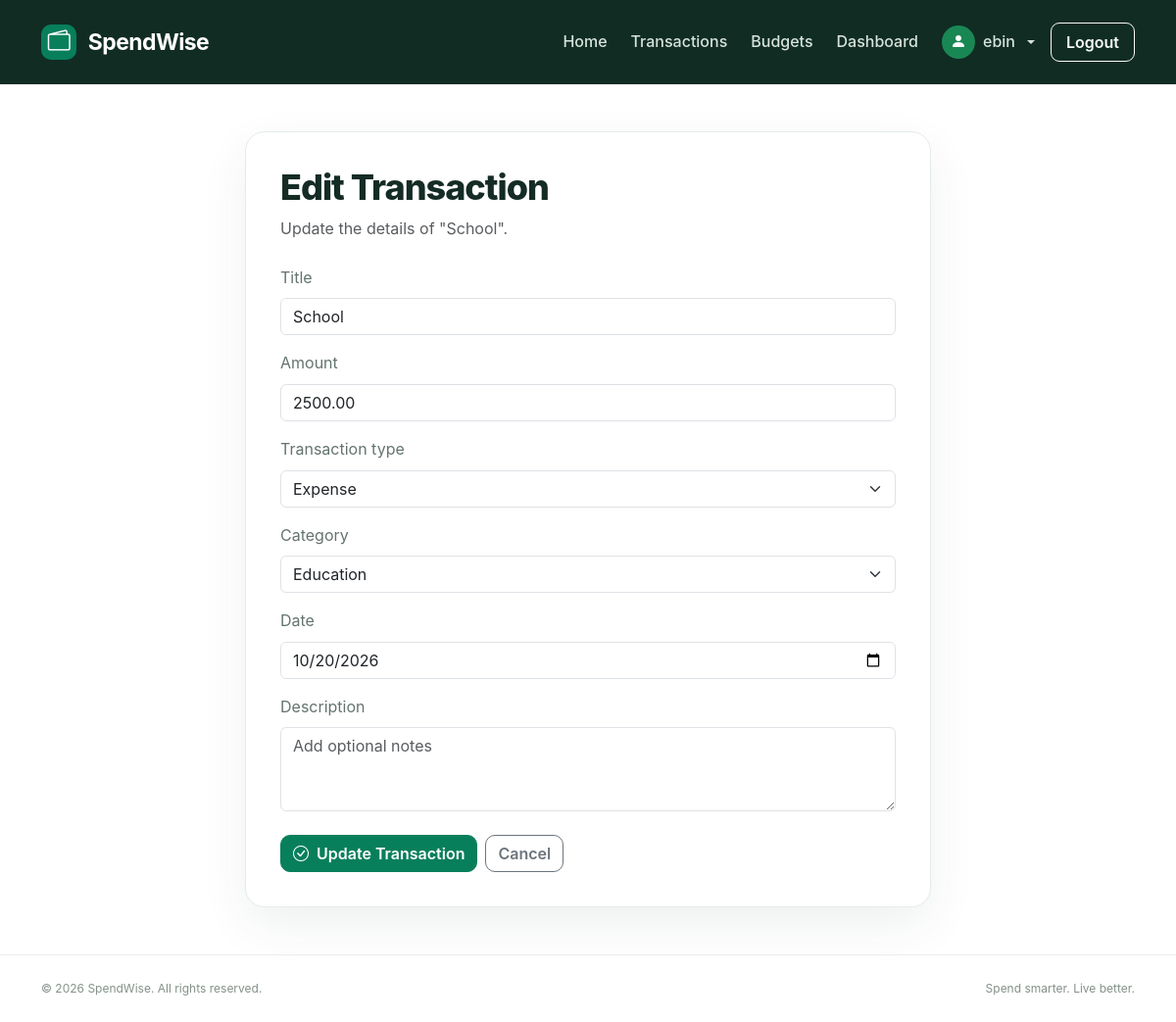
Page /transactions/9/edit/ (signed in) on the committed database.
### transactions/models.py (models this page shows, shortened)
class Transaction(models.Model):
    TRANSACTION_TYPES = [
        ('income', 'Income'),
        ('expense', 'Expense'),
    ]
    CATEGORY_CHOICES = [
        ('salary', 'Salary'),
        ('food', 'Food'),
        ('transport', 'Transport'),
        ('shopping', 'Shopping'),
        ('bills', 'Bills & Utilities'),
        ('health', 'Health'),
        ('education', 'Education'),
        ('entertainment', 'Entertainment'),
        ('grocery','Grocery'),
        ('other', 'Other'),
    ]
    user = models.ForeignKey(
        User,
        on_delete=models.CASCADE,
        related_name='transactions'
    )
    title = models.CharField(max_length=100)
    amount = models.DecimalField(
        max_digits=12,
        decimal_places=2
    )
    transaction_type = models.CharField(
        max_length=10,
        choices=TRANSACTION_TYPES
    )
    category = models.CharField(
        max_length=20,
        choices=CATEGORY_CHOICES,
        default='other'
    )
    date = models.DateField()
    description = models.TextField(blank=True)
    created_at = models.DateTimeField(auto_now_add=True)
    updated_at = models.DateTimeField(auto_now=True)
    class Meta:
        ordering = ['-date', '-created_at']

### transactions/views.py (the view)
# urls.py: path('<int:pk>/edit/', views.edit_transaction, name='edit_transaction'),
@login_required
def edit_transaction(request, pk):
    transaction = get_object_or_404(
        Transaction,
        pk=pk,
        user=request.user
    )
    if request.method == 'POST':
        form = TransactionForm(request.POST, instance=transaction)
        if form.is_valid():
            form.save()
            messages.success(request, 'Transaction updated successfully.')
            return redirect('transaction_list')
    else:
        form = TransactionForm(instance=transaction)
    return render(
        request,
        'transactions/edit_transaction.html',
        {'form': form, 'transaction': transaction}
    )

### transactions/forms.py (shortened to what this page needs)
class TransactionForm(forms.ModelForm):
    class Meta:
        model = Transaction
        fields = [
            'title',
            'amount',
            'transaction_type',
            'category',
            'date',
            'description',
        ]
        widgets = {
            'title': forms.TextInput(attrs={
                'class': 'form-control',
                'placeholder': 'e.g. Monthly salary',
            }),
            'amount': forms.NumberInput(attrs={
                'class': 'form-control',
                'placeholder': 'Enter amount',
                'step': '0.01',
                'min': '0.01',
            }),
            'transaction_type': forms.Select(attrs={
                'class': 'form-select',
            }),
            'category': forms.Select(attrs={
                'class': 'form-select',
            }),
            'date': forms.DateInput(attrs={
                'class': 'form-control',
                'type': 'date',
            }),
            'description': forms.Textarea(attrs={
                'class': 'form-control',
                'placeholder': 'Add optional notes',
                'rows': 3,
            }),
        }

### templates/transactions/edit_transaction.html (shortened to what this page needs)
{% extends 'base.html' %}
{% block content %}
<section class="container py-5">
    <div class="transaction-form-card">
        <div class="mb-4">
            <h1>Edit Transaction</h1>
            <p class="text-muted">
                Update the details of "{{ transaction.title }}".
            </p>
        </div>
        <form method="POST">
            {% for field in form %}
                <div class="mb-3">
                    <label for="{{ field.id_for_label }}"
                           class="form-label">
                        {{ field.label }}
                    </label>
                    {{ field }}
                </div>
            {% endfor %}
            <div class="d-flex gap-2 mt-4">
                <button type="submit" class="btn btn-primary">
                    <i class="bi bi-check-circle me-1"></i>
                    Update Transaction
                </button>
                <a href="{% url 'transaction_list' %}"
                   class="btn btn-outline-secondary">
                    Cancel
                </a>
            </div>
        </form>
    </div>
</section>
{% endblock %}

### templates/base.html (shortened to what this page needs)
<!DOCTYPE html>
<html lang="en">
<head>
    {% load static %}
    <link href="https://cdn.jsdelivr.net/npm/bootstrap@5.3.3/dist/css/bootstrap.min.css" rel="stylesheet">
    <link href="https://cdn.jsdelivr.net/npm/bootstrap-icons@1.11.3/font/bootstrap-icons.css" rel="stylesheet">
    <link rel="stylesheet" href="{% static 'css/style.css' %}">
</head>
<body>
    <nav class="navbar navbar-expand-lg navbar-dark sw-navbar">
        <div class="container">
            <a class="navbar-brand fw-bold" href="{% url 'home' %}">
                <span class="brand-icon">
                    <i class="bi bi-wallet2"></i>
                </span>
                SpendWise
            </a>
            <div class="collapse navbar-collapse" id="mainNavbar">
                <ul class="navbar-nav ms-auto align-items-lg-center gap-lg-2">
                    <li class="nav-item">
                        <a class="nav-link" href="{% url 'home' %}">Home</a>
                    </li>
                    <li class="nav-item">
                        <a class="nav-link" href="{% url 'transaction_list' %}">
                            Transactions
                        </a>
                    </li>
                        {% if user.is_authenticated %}
                            <li class="nav-item">
                                <a class="nav-link" href="{% url 'budget_list' %}">
                                    Budgets
                                </a>
                            </li>
                            <li class="nav-item">
                                <a class="nav-link" href="{% url 'home' %}#">
                                    Dashboard
                                </a>
                            </li>
                            <li class="nav-item dropdown">
                                <a class="nav-link dropdown-toggle d-flex align-items-center gap-2"
                                href="#"
                                id="profileDropdown"
                                role="button"
                                data-bs-toggle="dropdown"
                                aria-expanded="false">
                                    <span class="rounded-circle bg-success d-inline-flex
                                                align-items-center justify-content-center"
                                        style="width: 34px; height: 34px;">
                                        <i class="bi bi-person-fill text-white"></i>
                                    </span>
                                    <span>{{ user.username }}</span>
                                </a>
                            </li>
                            <li class="nav-item">
                                <form method="post" action="{% url 'logout' %}">
                                    <button class="btn btn-outline-light nav-logout"
                                            type="submit">
                                        Logout
                                    </button>
                                </form>
                            </li>
                        {% endif %}
                </ul>
            </div>
        </div>
    </nav>
    <main>
        {% block content %}{% endblock %}
    </main>
    <footer class="sw-footer">
        <div class="container d-flex flex-column flex-md-row
                    justify-content-between align-items-center gap-2">
            <p class="mb-0">
                © {% now "Y" %} SpendWise. All rights reserved.
            </p>
            <p class="mb-0">Spend smarter. Live better.</p>
        </div>
    </footer>
</body>
</html>

### static/css/style.css (style rules this page uses)
:root { --sw-primary: #087f5b; --sw-primary-dark: #066749; --sw-primary-light: #e8f6ef; --sw-heading: #152b25; --sw-text: #64746d; --sw-background: #f7faf8; --sw-border: #e5ece8; --sw-white: #ffffff; }
* { box-sizing: border-box; }
body { margin: 0; background: var(--sw-white); color: var(--sw-text); font-family: "Inter", "Segoe UI", Arial, sans-serif; line-height: 1.6; }
a { text-decoration: none; }
h1, h2, h3, h4, h5, h6 { color: var(--sw-heading); font-weight: 700; }
p { color: var(--sw-text); }
main { min-height: 70vh; }
.btn { border-radius: 10px; font-weight: 600; transition: all 0.2s ease; }
.btn-primary { background: var(--sw-primary); border-color: var(--sw-primary); }
.sw-navbar { background: #102c23; padding: 17px 0; }
.navbar-brand { color: var(--sw-white); font-size: 23px; letter-spacing: -0.6px; }
.brand-icon { display: inline-flex; align-items: center; justify-content: center; width: 36px; height: 36px; margin-right: 7px; border-radius: 10px; background: var(--sw-primary); color: white; }
.sw-navbar .nav-link { padding: 9px 14px; color: #d7e4dd; font-weight: 500; }
.nav-logout { border-radius: 9px; padding: 7px 15px; }
.sw-footer { padding: 24px 0; border-top: 1px solid #e9efeb; background: white; }
.sw-footer p { color: #849188; font-size: 12px; }
.transaction-form-card { max-width: 700px; margin: 0 auto; padding: 35px; border: 1px solid var(--sw-border); border-radius: 20px; background: white; box-shadow: 0 18px 50px rgba(21, 54, 39, 0.07); }
.transaction-form-card h1, .transaction-list-section h1 { font-size: clamp(28px, 4vw, 36px); font-weight: 800; letter-spacing: -1px; }

### rows in the picture
Transaction: form "School" "2500.00" "Expense" "Education" "10/20/2026"

### other values in the picture
{{ user.username }} "ebin"
{{ field.label }} "Title" "Amount" "Transaction type" "Category" "Date" "Description"
